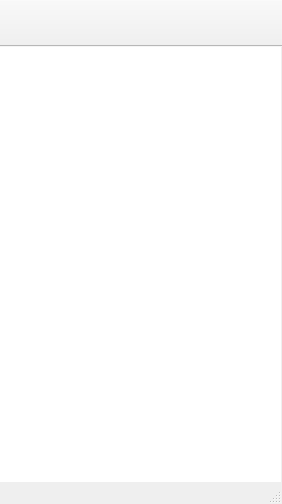
<?xml version="1.0" encoding="UTF-8"?>
<ui version="4.0">
 <class>MainWindow</class>
 <widget class="QMainWindow" name="MainWindow">
  <property name="geometry">
   <rect>
    <x>0</x>
    <y>0</y>
    <width>282</width>
    <height>504</height>
   </rect>
  </property>
  <property name="minimumSize">
   <size>
    <width>282</width>
    <height>504</height>
   </size>
  </property>
  <property name="maximumSize">
   <size>
    <width>282</width>
    <height>504</height>
   </size>
  </property>
  <property name="windowTitle">
   <string/>
  </property>
  <widget class="QWidget" name="centralWidget">
   <widget class="UserListWidget" name="listFriends">
    <property name="geometry">
     <rect>
      <x>0</x>
      <y>0</y>
      <width>281</width>
      <height>471</height>
     </rect>
    </property>
    <property name="frameShape">
     <enum>QFrame::NoFrame</enum>
    </property>
    <property name="iconSize">
     <size>
      <width>32</width>
      <height>32</height>
     </size>
    </property>
   </widget>
  </widget>
  <widget class="QToolBar" name="mainToolBar">
   <property name="movable">
    <bool>false</bool>
   </property>
   <property name="allowedAreas">
    <set>Qt::LeftToolBarArea|Qt::TopToolBarArea</set>
   </property>
   <property name="iconSize">
    <size>
     <width>32</width>
     <height>32</height>
    </size>
   </property>
   <attribute name="toolBarArea">
    <enum>TopToolBarArea</enum>
   </attribute>
   <attribute name="toolBarBreak">
    <bool>false</bool>
   </attribute>
   <addaction name="buttonLogon"/>
   <addaction name="buttonReg"/>
   <addaction name="buttonAddFriend"/>
   <addaction name="buttonMChat"/>
   <addaction name="buttonLogoff"/>
  </widget>
  <widget class="QStatusBar" name="statusBar"/>
  <action name="buttonLogon">
   <property name="icon">
    <iconset resource="Resource.qrc">
     <normaloff>:/png/res/ButtonLogon.png</normaloff>:/png/res/ButtonLogon.png</iconset>
   </property>
   <property name="text">
    <string/>
   </property>
   <property name="toolTip">
    <string>IDS_BUTTON_LOGON</string>
   </property>
   <property name="autoRepeat">
    <bool>true</bool>
   </property>
  </action>
  <action name="buttonReg">
   <property name="icon">
    <iconset resource="Resource.qrc">
     <normaloff>:/png/res/ButtonReg.png</normaloff>:/png/res/ButtonReg.png</iconset>
   </property>
   <property name="text">
    <string/>
   </property>
   <property name="toolTip">
    <string>IDS_BUTTON_REG</string>
   </property>
  </action>
  <action name="buttonAddFriend">
   <property name="enabled">
    <bool>false</bool>
   </property>
   <property name="icon">
    <iconset resource="Resource.qrc">
     <normaloff>:/png/res/ButtonAddFriend.png</normaloff>:/png/res/ButtonAddFriend.png</iconset>
   </property>
   <property name="text">
    <string/>
   </property>
   <property name="toolTip">
    <string>IDS_BUTTON_ADD_FRIEND</string>
   </property>
  </action>
  <action name="buttonMChat">
   <property name="enabled">
    <bool>false</bool>
   </property>
   <property name="icon">
    <iconset resource="Resource.qrc">
     <normaloff>:/png/res/ButtonMChat.png</normaloff>:/png/res/ButtonMChat.png</iconset>
   </property>
   <property name="text">
    <string/>
   </property>
   <property name="toolTip">
    <string>IDS_BUTTON_MCHAT</string>
   </property>
  </action>
  <action name="buttonLogoff">
   <property name="enabled">
    <bool>false</bool>
   </property>
   <property name="icon">
    <iconset resource="Resource.qrc">
     <normaloff>:/png/res/ButtonLogoff.png</normaloff>:/png/res/ButtonLogoff.png</iconset>
   </property>
   <property name="text">
    <string/>
   </property>
   <property name="toolTip">
    <string>IDS_BUTTON_LOGOFF</string>
   </property>
  </action>
 </widget>
 <layoutdefault spacing="6" margin="11"/>
 <customwidgets>
  <customwidget>
   <class>UserListWidget</class>
   <extends>QListWidget</extends>
   <header location="global">UserListWidget.h</header>
  </customwidget>
 </customwidgets>
 <resources>
  <include location="Resource.qrc"/>
 </resources>
 <connections/>
</ui>
